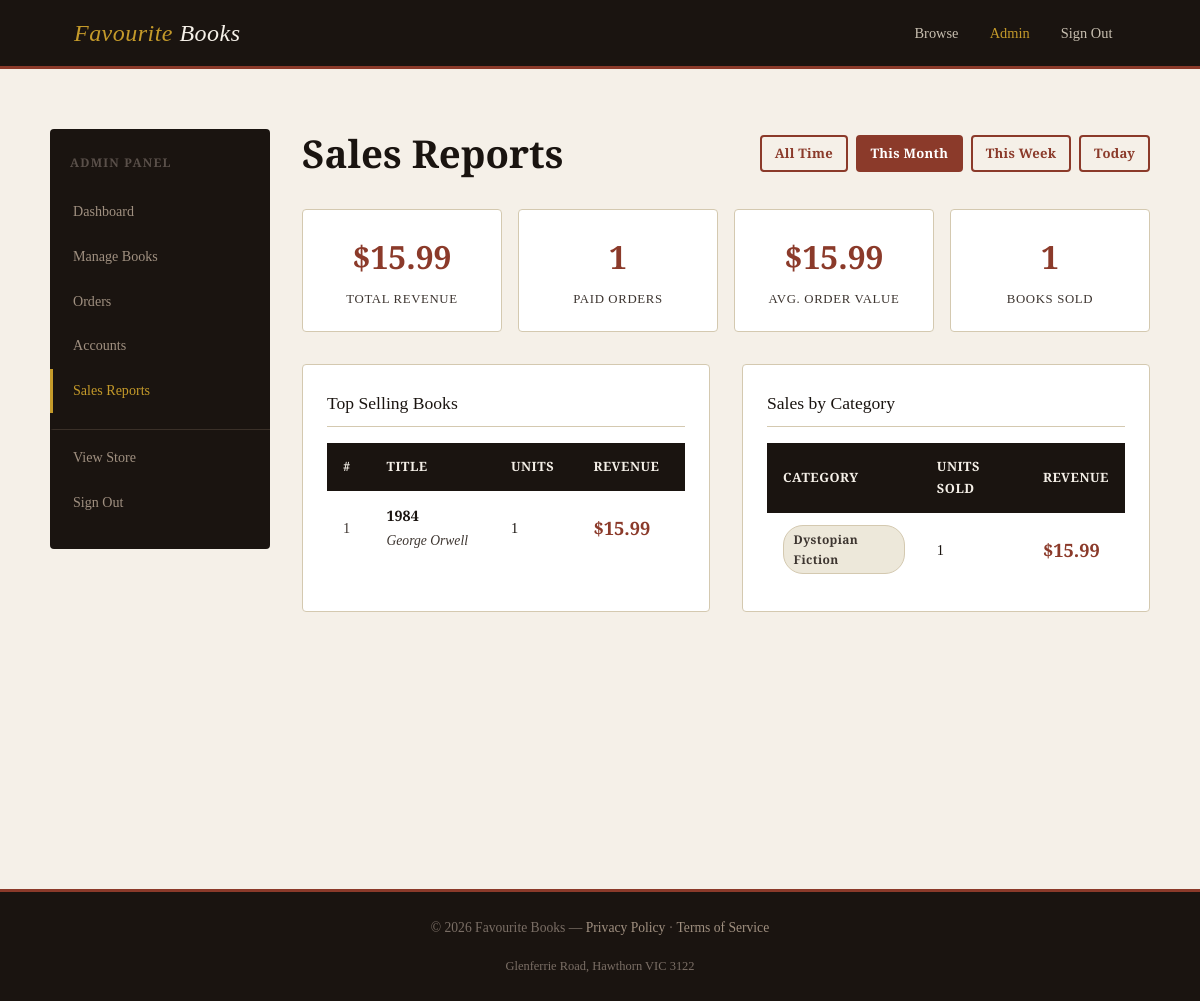
The app's page /admin/reports?period=month (signed in) with its own data.
### tables this page shows
CREATE TABLE products (
                id INTEGER PRIMARY KEY AUTOINCREMENT,
                title TEXT NOT NULL,
                author TEXT NOT NULL,
                isbn TEXT NOT NULL UNIQUE,
                price REAL NOT NULL,
                stock INTEGER NOT NULL DEFAULT 0,
                category TEXT NOT NULL,
                description TEXT,
                available INTEGER NOT NULL DEFAULT 1
            );

### app.py (the view)
@app.route("/admin/reports")
@admin_required
def admin_reports():
    period = request.args.get("period", "all")
    report = SalesReport()
    summary = report.get_summary(period)
    return render_template("admin/reports.html", summary=summary, period=period)

### app.py (called while the page is built)
def admin_required(f):
    @wraps(f)
    def decorated(*args, **kwargs):
        if "account_id" not in session:
            flash("Please log in to access this page.", "warning")
            return redirect(url_for("login"))
        if session.get("role") != "admin":
            flash("Administrator access required.", "danger")
            return redirect(url_for("index"))
        return f(*args, **kwargs)
    return decorated

### models/database.py (called while the page is built)
    def __new__(cls):
        if cls._instance is None:
            cls._instance = super().__new__(cls)
            cls._instance._connection = None
        return cls._instance

    def get_connection(self):
        if self._connection is None:
            self._connection = sqlite3.connect(self._db_path, check_same_thread=False)
            self._connection.row_factory = sqlite3.Row
            self._connection.execute("PRAGMA foreign_keys = ON")
        return self._connection

    def fetchone(self, query, params=()):
        conn = self.get_connection()
        cursor = conn.cursor()
        cursor.execute(query, params)
        return cursor.fetchone()

    def fetchall(self, query, params=()):
        conn = self.get_connection()
        cursor = conn.cursor()
        cursor.execute(query, params)
        return cursor.fetchall()

### models/report.py (called while the page is built)
    def _get_date_filter(self, period):
        filters = {
            "today": "AND DATE(created_at) = DATE('now')",
            "week": "AND created_at >= DATE('now', '-7 days')",
            "month": "AND created_at >= DATE('now', '-30 days')",
            "all": ""
        }
        return filters.get(period, "")

### templates/admin/reports.html (shortened to what this page needs)
{% extends "admin/base_admin.html" %}
{% block admin_content %}
<div style="display: flex; justify-content: space-between; align-items: center; margin-bottom: 2rem; flex-wrap: wrap; gap: 1rem;">
  <h1>Sales Reports</h1>
  <div style="display: flex; gap: 0.5rem; flex-wrap: wrap;">
    {% for label, value in [('All Time', 'all'), ('This Month', 'month'), ('This Week', 'week'), ('Today', 'today')] %}
      <a href="{{ url_for('admin_reports', period=value) }}"
         class="btn {% if period == value %}btn-primary{% else %}btn-outline{% endif %} btn-sm">
        {{ label }}
      </a>
    {% endfor %}
  </div>
</div>
<div class="stat-cards" style="margin-bottom: 2rem;">
  <div class="stat-card">
    <div class="stat-value">${{ "%.2f"|format(summary.total_revenue) }}</div>
    <div class="stat-label">Total Revenue</div>
  </div>
  <div class="stat-card">
    <div class="stat-value">{{ summary.order_count }}</div>
    <div class="stat-label">Paid Orders</div>
  </div>
  <div class="stat-card">
    <div class="stat-value">
      {% if summary.order_count > 0 %}
        ${{ "%.2f"|format(summary.total_revenue / summary.order_count) }}
      {% else %}
        $0.00
      {% endif %}
    </div>
    <div class="stat-label">Avg. Order Value</div>
  </div>
  <div class="stat-card">
    <div class="stat-value">{{ summary.top_books|length }}</div>
    <div class="stat-label">Books Sold</div>
  </div>
</div>
<div style="display: grid; grid-template-columns: 1fr 1fr; gap: 2rem;">
  <div class="panel">
    <div class="panel-title">Top Selling Books</div>
    {% if summary.top_books %}
      <table>
        <thead>
          <tr>
            <th>#</th>
            <th>Title</th>
            <th>Units</th>
            <th>Revenue</th>
          </tr>
        </thead>
        <tbody>
          {% for book in summary.top_books %}
            <tr>
              <td class="text-muted">{{ loop.index }}</td>
              <td>
                <strong>{{ book.title }}</strong><br>
                <span class="text-muted text-small" style="font-style:italic;">{{ book.author }}</span>
              </td>
              <td>{{ book.units_sold }}</td>
              <td class="price">${{ "%.2f"|format(book.book_revenue) }}</td>
            </tr>
          {% endfor %}
        </tbody>
      </table>
    {% else %}
      <p class="text-muted text-small" style="padding: 1rem 0;">No sales data for this period.</p>
    {% endif %}
  </div>
  <div class="panel">
    <div class="panel-title">Sales by Category</div>
    {% if summary.category_sales %}
      <table>
        <thead>
          <tr>
            <th>Category</th>
            <th>Units Sold</th>
            <th>Revenue</th>
          </tr>
        </thead>
        <tbody>
          {% for cat in summary.category_sales %}
            <tr>
              <td><span class="badge badge-category">{{ cat.category }}</span></td>
              <td>{{ cat.units_sold }}</td>
              <td class="price">${{ "%.2f"|format(cat.category_revenue) }}</td>
            </tr>
          {% endfor %}
        </tbody>
      </table>
    {% else %}
      <p class="text-muted text-small" style="padding: 1rem 0;">No sales data for this period.</p>
    {% endif %}
  </div>
</div>
{% endblock %}

### static/css/style.css (style rules this page uses)
:root { --cream: #f5f0e8; --parchment: #ede8da; --ink: #1a1410; --ink-light: #3d3530; --rust: #8b3a2a; --rust-hover: #6e2d20; --gold: #c49a2a; --sage: #4a5e4a; --border: #d4c9b0; --shadow: rgba(26, 20, 16, 0.12); --success: #3a6b3a; --danger: #8b2a2a; --warning: #7a5c1a; --info: #2a4a6b; --radius: 4px; --transition: 0.2s ease; }
*, *::before, *::after { box-sizing: border-box; margin: 0; padding: 0; }
html { font-size: 16px; scroll-behavior: smooth; }
body { font-family: 'Source Serif 4', Georgia, serif; background-color: var(--cream); color: var(--ink); line-height: 1.7; min-height: 100vh; display: flex; flex-direction: column; }
h1, h2, h3, h4, h5 { font-family: 'Playfair Display', Georgia, serif; font-weight: 700; line-height: 1.25; color: var(--ink); }
h1 { font-size: 2.4rem; }
a { color: var(--rust); text-decoration: none; transition: color var(--transition); }
.btn { display: inline-block; padding: 0.6rem 1.4rem; border: 2px solid transparent; border-radius: var(--radius); font-family: 'Source Serif 4', serif; font-size: 0.9rem; font-weight: 600; cursor: pointer; transition: all var(--transition); text-decoration: none !important; letter-spacing: 0.02em; }
.btn-primary { background: var(--rust); color: white; border-color: var(--rust); }
.btn-outline { background: transparent; color: var(--rust); border-color: var(--rust); }
.btn-sm { padding: 0.35rem 0.8rem; font-size: 0.82rem; }
.price { font-family: 'Playfair Display', serif; font-size: 1.15rem; color: var(--rust); font-weight: 700; }
.badge { display: inline-block; padding: 0.2rem 0.6rem; border-radius: 20px; font-size: 0.75rem; font-weight: 600; letter-spacing: 0.03em; }
.badge-category { background: var(--parchment); color: var(--ink-light); border: 1px solid var(--border); }
table { width: 100%; border-collapse: collapse; font-size: 0.9rem; }
thead { background: var(--ink); color: var(--cream); }
thead th { padding: 0.8rem 1rem; font-family: 'Source Serif 4', serif; font-weight: 600; text-align: left; letter-spacing: 0.04em; font-size: 0.8rem; text-transform: uppercase; }
tbody tr { border-bottom: 1px solid var(--border); transition: background var(--transition); }
tbody td { padding: 0.8rem 1rem; vertical-align: middle; }
tbody tr:last-child { border-bottom: none; }
.stat-cards { display: grid; grid-template-columns: repeat(auto-fit, minmax(160px, 1fr)); gap: 1rem; margin-bottom: 2rem; }
.stat-card { background: white; border: 1px solid var(--border); border-radius: var(--radius); padding: 1.25rem; text-align: center; }
.stat-card .stat-value { font-family: 'Playfair Display', serif; font-size: 2rem; color: var(--rust); font-weight: 700; }
.stat-card .stat-label { font-size: 0.8rem; text-transform: uppercase; letter-spacing: 0.05em; color: var(--ink-light); margin-top: 0.25rem; }
.text-muted { color: var(--ink-light); }
.text-small { font-size: 0.85rem; }
.panel { background: white; border: 1px solid var(--border); border-radius: var(--radius); padding: 1.5rem; margin-bottom: 1.5rem; }
.panel-title { font-family: 'Playfair Display', serif; font-size: 1.1rem; margin-bottom: 1rem; padding-bottom: 0.5rem; border-bottom: 1px solid var(--border); }

### records on screen
products: title "1984", author "George Orwell", units_sold "1", book_revenue "15.99", category "Dystopian Fiction", category_revenue "15.99"

### other values on screen
{{ label }} "All Time" "This Month" "This Week" "Today"
{{ "%.2f"|format(summary.total_revenue) }} "15.99"
{{ summary.order_count }} "1"
{{ "%.2f"|format(summary.total_revenue / summary.order_count) }} "15.99"
{{ summary.top_books|length }} "1"
